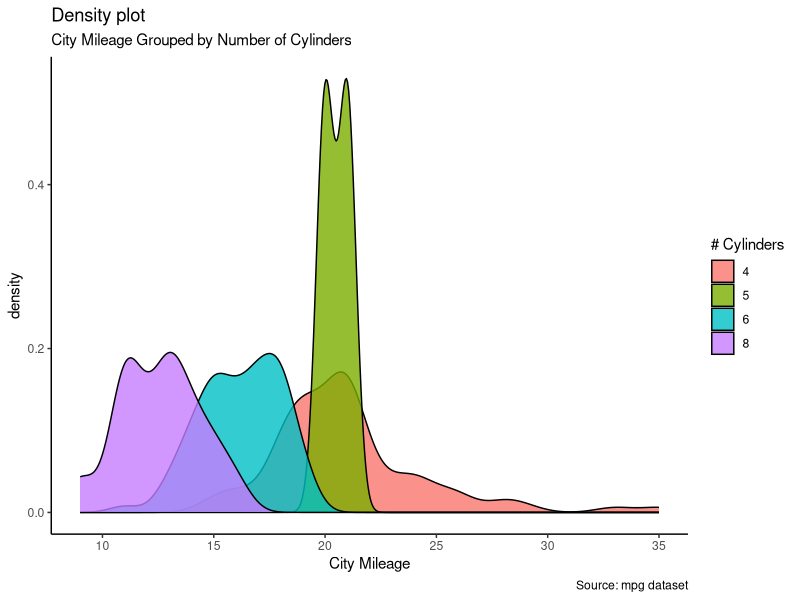

Write R code to recreate this figure.
## ---- chunk 1
#| echo: true
1 + 1
2 * 2
3^3   # ^ is the exponent operator in R
## ---- chunk 2
#| echo: true
message <- "Hello world!"
print(message)

number <- 7
number
## ---- chunk 3
#| echo: true
max(2, 5, 90, 30)
min(2, 5, 90, 30)
## ---- chunk 4
#| echo: false
#| fig-width: 9
#| fig-height: 5
library(ggplot2)
theme_set(theme_classic())

g <- ggplot(mpg, aes(cty))
g + geom_density(aes(fill = factor(cyl)), alpha = 0.8) +
  labs(title = "Density plot",
       subtitle = "City Mileage Grouped by Number of Cylinders",
       caption = "Source: mpg dataset",
       x = "City Mileage",
       fill = "# Cylinders")
